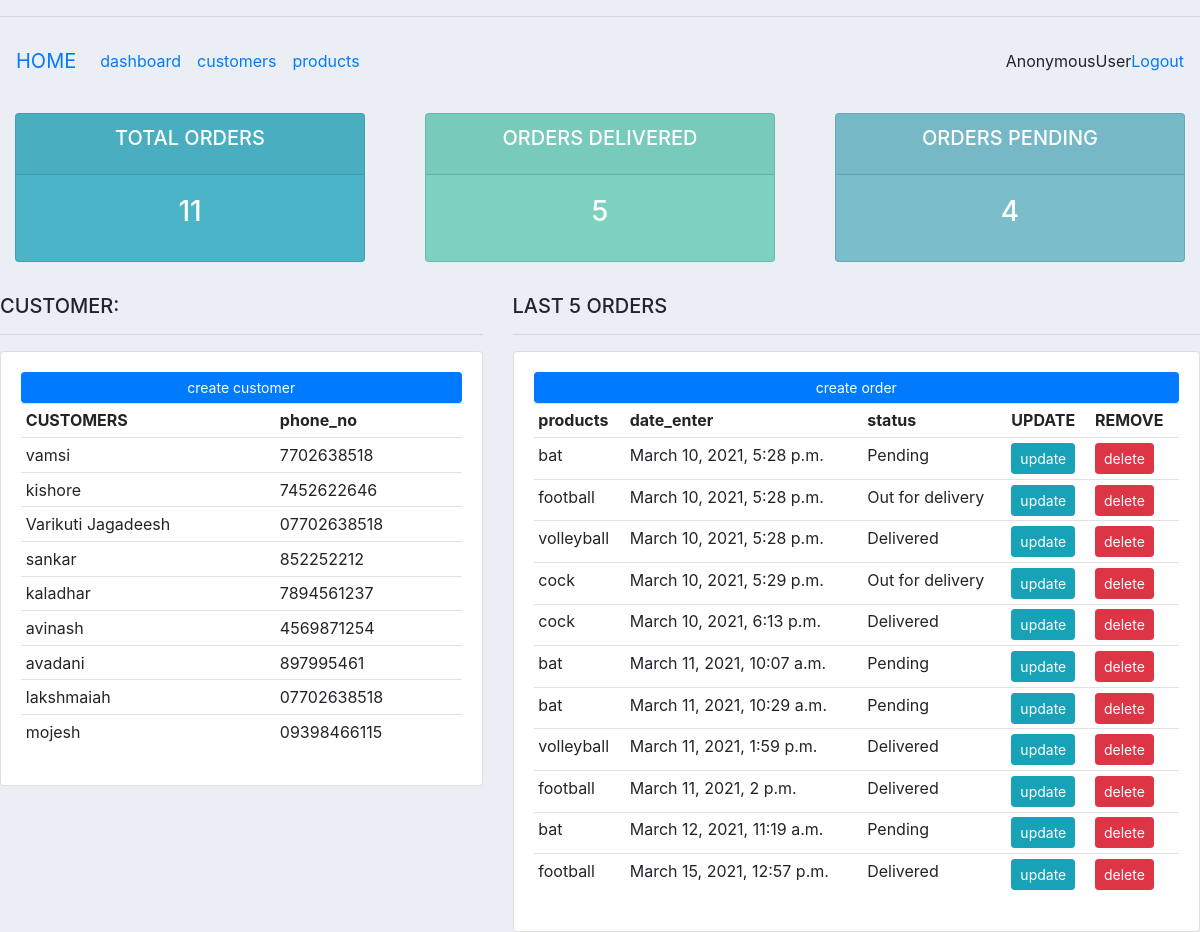
The page / on the database its author committed.
### accounts/models.py (models this page shows, shortened)
class customer(models.Model):
	name = models.CharField(max_length = 200,null = True)
	email = models.CharField(max_length = 200, null = True)
	phone_no = models.CharField(max_length = 200, null = True)
	date_enter = models.DateTimeField(auto_now_add= True, null = True)

class orders(models.Model):
	STATUS = (
		('Pending','Pending'),
		('Out for delivery','Out for delivery'),
		('Delivered','Delivered')
		)
	customer= models.ForeignKey(customer, null = True,on_delete=models.SET_NULL)
	products= models.ForeignKey(products, null = True, on_delete=models.SET_NULL)
	status = models.CharField(max_length = 200, null = True, choices=STATUS)
	date_enter = models.DateTimeField(auto_now_add= True, null = True)

class products(models.Model):
	CATEGORY = (
		('Indoor','Indoor'),
		('Outdoor','Outdoor'),
		)
	name = models.CharField(max_length = 200,null = True)
	price= models.FloatField(max_length = 200, null = True)
	category = models.CharField(max_length = 200, null = True, choices=CATEGORY)
	description= models.CharField(max_length = 200, null = True)
	date_enter = models.DateTimeField(auto_now_add= True, null = True)
	tags = models.ManyToManyField(Tags)
	def __str__(self):
		return self.name

### accounts/views.py (the view)
# urls.py: path('',views.home,name='home' ),
def home (request):
	ord = orders.objects.all()
	cust = customer.objects.all()
	total_orders = orders.objects.count()
	delivered1 = orders.objects.filter(status="Delivered").count()
	pending1 = orders.objects.filter(status="Pending").count()
	context = {'ord':ord, 'cust':cust, 'total_orders':total_orders, 'delivered1':delivered1, 'pending1':pending1}
	return render(request,'accounts/dashboard.html',context)

### accounts/templates/accounts/dashboard.html (shortened to what this page needs)
{% extends 'accounts/main.html' %}
	{% block content %}
	{% include 'accounts/status.html' %}
	<br>
	<div class ="row" >
		<div class = "col-md-5">
			<h5> CUSTOMER: </h5>
			<hr>
			<div class = " card card-body">
				<a class =" btn btn-primary btn-sm btn-block" href="{% url 'createcustomer2' %}  ">create customer
				</a>
				<table class =" table table-sm">
					<tr>
						<th> CUSTOMERS </th>
						<th> phone_no </th>
					</tr>
					{% for k in cust %}
					<tr>
						<td>{{k.name}}</td>
						<td>{{k.phone_no}}</td>
					</tr>
					{% endfor %}
				</table>
			</div>
		</div>
		<div class ="col-md-7">
			<h5> LAST 5 ORDERS </h5>
			<hr>
			<div class = "card card-body">
				<a  class =" btn btn-primary btn-sm btn-block" href ="{% url 'createorders1' %} "> create order </a>
				<table class = "table table-sm">
					<tr>
						<th> products </th>
						<th> date_enter</th>
						<th> status</th>
						<th> UPDATE </th>
						<th> REMOVE </th>
					</tr>
					{% for p in ord %}
					<tr>
						<td>{{p.products}}</td>
						<td> {{p.date_enter}}</td>
						<td> {{p.status}}</td>
						<td><a class = "btn btn-sm btn-info" href=""> update</a>
						<td><a class =" btn btn-sm btn-danger" href=""> delete</a>
					</tr>
					{% endfor %}
				</table>
			</div>
		</div>
	</div>
    {% endblock %}

### accounts/templates/accounts/main.html (shortened to what this page needs)
{% load static %}
<!DOCTYPE html>
<html>
<head>
	<link rel="stylesheet" href="https://stackpath.bootstrapcdn.com/bootstrap/4.3.1/css/bootstrap.min.css">
<link rel="stylesheet" type="text/css" href="{% static 'css/cssstyle.css' %}"/>
</head>
<body>
  <hr>
  {% include 'accounts/navbar.html' %}
  {% block content %}
   {% endblock %}
</body>
</html>

### accounts/templates/accounts/navbar.html (shortened to what this page needs)
<nav class="navbar navbar-expand-lg navbar-cyan bg-cyan">
  <a class="navbar-brand" href="{% url 'home' %}">HOME</a>
  <div class="collapse navbar-collapse" id="navbarNav">
    <ul class="navbar-nav">
      <li class="nav-item active">
        <a class="nav-link" href="#">dashboard</a>
      </li>
      <li class="nav-item">
      <a class="nav-link" href="#">customers</a>
      </li>
      <li class="nav-item">
        <a class="nav-link" href="{% url 'products' %}">products</a>
      </li>
    </ul>
  </div>
  <span> {{request.user}} </span>
  <span> <a href="{% url 'logout' %}"> Logout</a></span>
</nav>

### accounts/templates/accounts/status.html
<br>
<div class ="row" >
		<div class = "col">
			<div class = "col-md">
				<div class ="card text-center text-white mb-2" id="total-orders">
					<div class =" card-header">
						<h5 class ="card-title">TOTAL ORDERS </h5>
					</div>
					<div class = " card-body">
						<h3 class =" card-title">{{total_orders}}</h3>
					</div>
				</div>
			</div>
		</div>
		<br>
<div class ="col" >
		<div class = "col-md">
				<div class ="card text-center text-white mb-2" id="orders-delivered">
					<div class =" card-header">
						<h5 class ="card-title">ORDERS DELIVERED </h5>
					</div>
					<div class = " card-body">
						<h3 class =" card-title">{{delivered1}}</h3>
					</div>
				</div>
			</div>
		</div>
		<div class ="col" >
		<div class = "col-md">
				<div class ="card text-center text-white mb-2" id="orders-pending">
					<div class =" card-header">
						<h5 class ="card-title">ORDERS PENDING </h5>
					</div>
					<div class = " card-body">
						<h3 class =" card-title">{{pending1}}</h3>
					</div>
				</div>
			</div>
		</div>
	</div>

### accounts/static/css/cssstyle.css (style rules this page uses)
body { background-color: #ebeff5; }
#total-orders { background-color: #4cb4c7 ; }
#orders-pending { background-color: #7abecc; }
#orders-delivered { background-color:#7CD1C0; }

### rows shown on the page
customer: name "vamsi", phone_no "7702638518"
customer: name "kishore", phone_no "7452622646"
customer: name "Varikuti Jagadeesh", phone_no "07702638518"
customer: name "sankar", phone_no "852252212"
customer: name "kaladhar", phone_no "7894561237"
customer: name "avinash", phone_no "4569871254"
customer: name "avadani", phone_no "897995461"
customer: name "lakshmaiah", phone_no "07702638518"
customer: name "mojesh", phone_no "09398466115"
orders: products "bat", date_enter "March 10, 2021, 5:28 p.m.", status "Pending"
orders: products "football", date_enter "March 10, 2021, 5:28 p.m.", status "Out for delivery"
orders: products "volleyball", date_enter "March 10, 2021, 5:28 p.m.", status "Delivered"
orders: products "cock", date_enter "March 10, 2021, 5:29 p.m.", status "Out for delivery"
orders: products "cock", date_enter "March 10, 2021, 6:13 p.m.", status "Delivered"
orders: products "bat", date_enter "March 11, 2021, 10:07 a.m.", status "Pending"
orders: products "bat", date_enter "March 11, 2021, 10:29 a.m.", status "Pending"
orders: products "volleyball", date_enter "March 11, 2021, 1:59 p.m.", status "Delivered"
orders: products "football", date_enter "March 11, 2021, 2 p.m.", status "Delivered"
orders: products "bat", date_enter "March 12, 2021, 11:19 a.m.", status "Pending"
orders: products "football", date_enter "March 15, 2021, 12:57 p.m.", status "Delivered"

### other values the page prints
{{ request.user }} "AnonymousUser"
{{ total_orders }} "11"
{{ delivered1 }} "5"
{{ pending1 }} "4"
